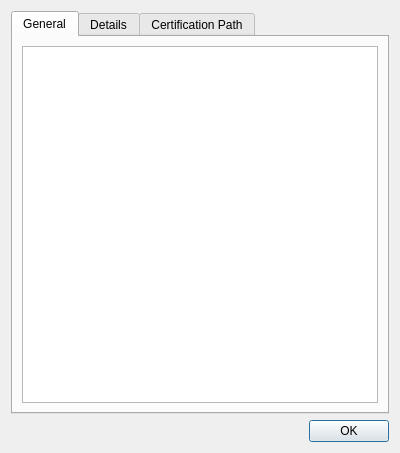
<?xml version="1.0" encoding="UTF-8"?>
<ui version="4.0">
 <class>CertificateDialog</class>
 <widget class="QDialog" name="CertificateDialog">
  <property name="geometry">
   <rect>
    <x>0</x>
    <y>0</y>
    <width>400</width>
    <height>453</height>
   </rect>
  </property>
  <property name="windowTitle">
   <string>Certificate</string>
  </property>
  <layout class="QVBoxLayout" name="WidgetLayout">
   <item>
    <widget class="QTabWidget" name="tabWidget">
     <property name="currentIndex">
      <number>0</number>
     </property>
     <widget class="QWidget" name="general">
      <attribute name="title">
       <string>General</string>
      </attribute>
      <layout class="QVBoxLayout" name="generalLayout">
       <item>
        <widget class="QTextEdit" name="info"/>
       </item>
      </layout>
     </widget>
     <widget class="QWidget" name="details">
      <attribute name="title">
       <string>Details</string>
      </attribute>
      <layout class="QVBoxLayout" name="detailsLayout">
       <item>
        <widget class="QTreeWidget" name="parameters">
         <property name="rootIsDecorated">
          <bool>false</bool>
         </property>
         <column>
          <property name="text">
           <string>Field</string>
          </property>
         </column>
         <column>
          <property name="text">
           <string>Value</string>
          </property>
         </column>
        </widget>
       </item>
       <item>
        <widget class="QPlainTextEdit" name="parameterContent">
         <property name="font">
          <font>
           <family>Courier</family>
          </font>
         </property>
         <property name="readOnly">
          <bool>true</bool>
         </property>
        </widget>
       </item>
       <item>
        <widget class="QDialogButtonBox" name="saveBox">
         <property name="standardButtons">
          <set>QDialogButtonBox::Save</set>
         </property>
        </widget>
       </item>
      </layout>
     </widget>
     <widget class="QWidget" name="path">
      <attribute name="title">
       <string>Certification Path</string>
      </attribute>
      <layout class="QVBoxLayout" name="pathLayout">
       <item>
        <widget class="QGroupBox" name="pathGroup">
         <property name="title">
          <string>Certification Path</string>
         </property>
         <layout class="QVBoxLayout" name="pathGroupLayout">
          <item>
           <widget class="QTreeWidget" name="pathTree">
            <attribute name="headerVisible">
             <bool>false</bool>
            </attribute>
            <column>
             <property name="text">
              <string notr="true">1</string>
             </property>
            </column>
           </widget>
          </item>
         </layout>
        </widget>
       </item>
       <item>
        <widget class="QLabel" name="statusLabel">
         <property name="text">
          <string>Certificate status:</string>
         </property>
        </widget>
       </item>
       <item>
        <widget class="QPlainTextEdit" name="status"/>
       </item>
      </layout>
     </widget>
    </widget>
   </item>
   <item>
    <widget class="QDialogButtonBox" name="buttonBox">
     <property name="standardButtons">
      <set>QDialogButtonBox::Ok</set>
     </property>
    </widget>
   </item>
  </layout>
 </widget>
 <resources/>
 <connections>
  <connection>
   <sender>buttonBox</sender>
   <signal>clicked(QAbstractButton*)</signal>
   <receiver>CertificateDialog</receiver>
   <slot>reject()</slot>
   <hints>
    <hint type="sourcelabel">
     <x>199</x>
     <y>437</y>
    </hint>
    <hint type="destinationlabel">
     <x>199</x>
     <y>226</y>
    </hint>
   </hints>
  </connection>
  <connection>
   <sender>saveBox</sender>
   <signal>clicked(QAbstractButton*)</signal>
   <receiver>CertificateDialog</receiver>
   <slot>save()</slot>
   <hints>
    <hint type="sourcelabel">
     <x>199</x>
     <y>396</y>
    </hint>
    <hint type="destinationlabel">
     <x>199</x>
     <y>226</y>
    </hint>
   </hints>
  </connection>
 </connections>
 <slots>
  <slot>save()</slot>
 </slots>
</ui>
